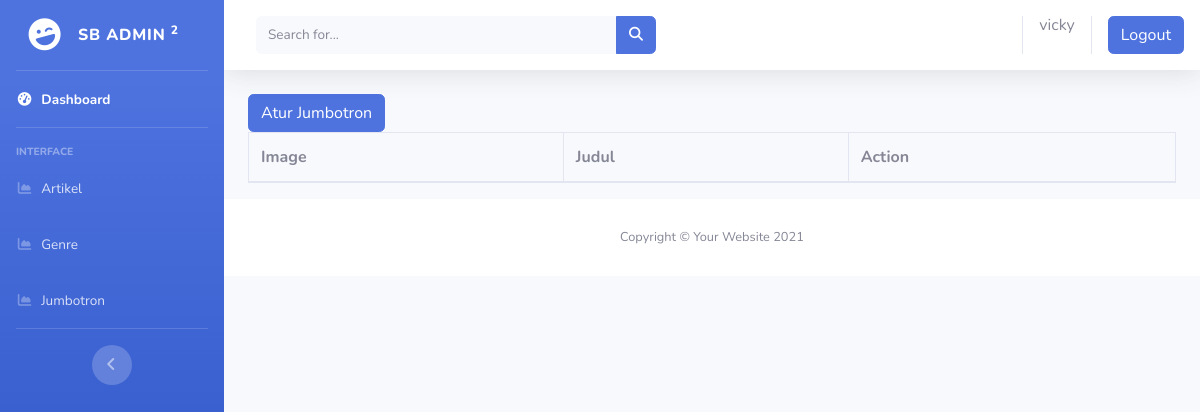
The page /jumbotr/ (signed in) on the database as committed earlier.
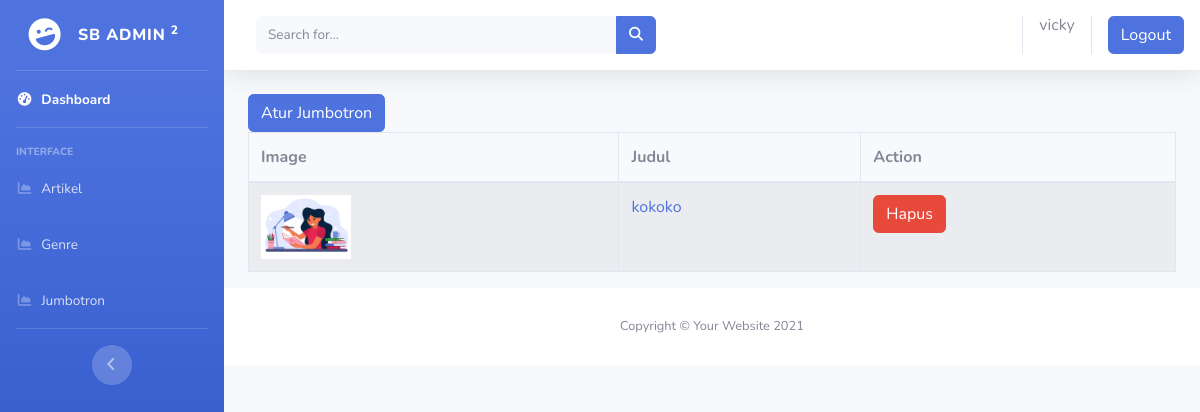
The same page on the database as committed later.
### readicapp/models.py (models this page shows, shortened)
class jumbotron(models.Model):
    judul = models.CharField(max_length=50)
    image = models.ImageField(upload_to='cover/')

### readicapp/views.py (the view)
# urls.py: path('jumbotr/', jumbotr, name='jumbotr'),
@login_required(login_url=settings.LOGIN_URL)
def jumbotr(request):
    jumbotr = jumbotron.objects.all()
    konteks ={
        'jumbotr':jumbotr,
    }
    return render(request, 'backend/jumbotr.html', konteks)

### readicapp/templates/backend/jumbotr.html
{% extends 'adminNavbar.html' %}
{% block content %}
<div class="container">
<a href="{% url 'add_jumbotr' %}" class="btn btn-primary">Atur Jumbotron</a>
<br>
    <div class="row">
        <div class="col-md-12">
            <table class="table table-bordered table-striped">
                <thead>
                    <tr>
                        <th>Image</th>
                        <th>Judul</th>
                        <th>Action</th>
                    </tr>
                </thead>
                <tbody>
                    {% for jumbotr in jumbotr %}
                    <tr>
                        <td>
                            {% if jumbotr.image %}
                                <img src="{{ jumbotr.image.url }}" width="90px">
                            {% endif %}
                        </td>
                        <td><a href="{% url 'change_jumbotr' jumbotr.id %}">{{ jumbotr.judul }}</a></td>
                        <td>
                        <a href="{% url 'delete_jumbotr' jumbotr.id %}" class="btn btn-danger">Hapus</a>
                        </td>
                    </tr>
                    {% endfor %}
                </tbody>
            </table>
        </div>
    </div>
</div>
{% endblock  %}

Rows that differ between the two databases and show on the page:
added jumbotron: image (picture), judul "kokoko"
